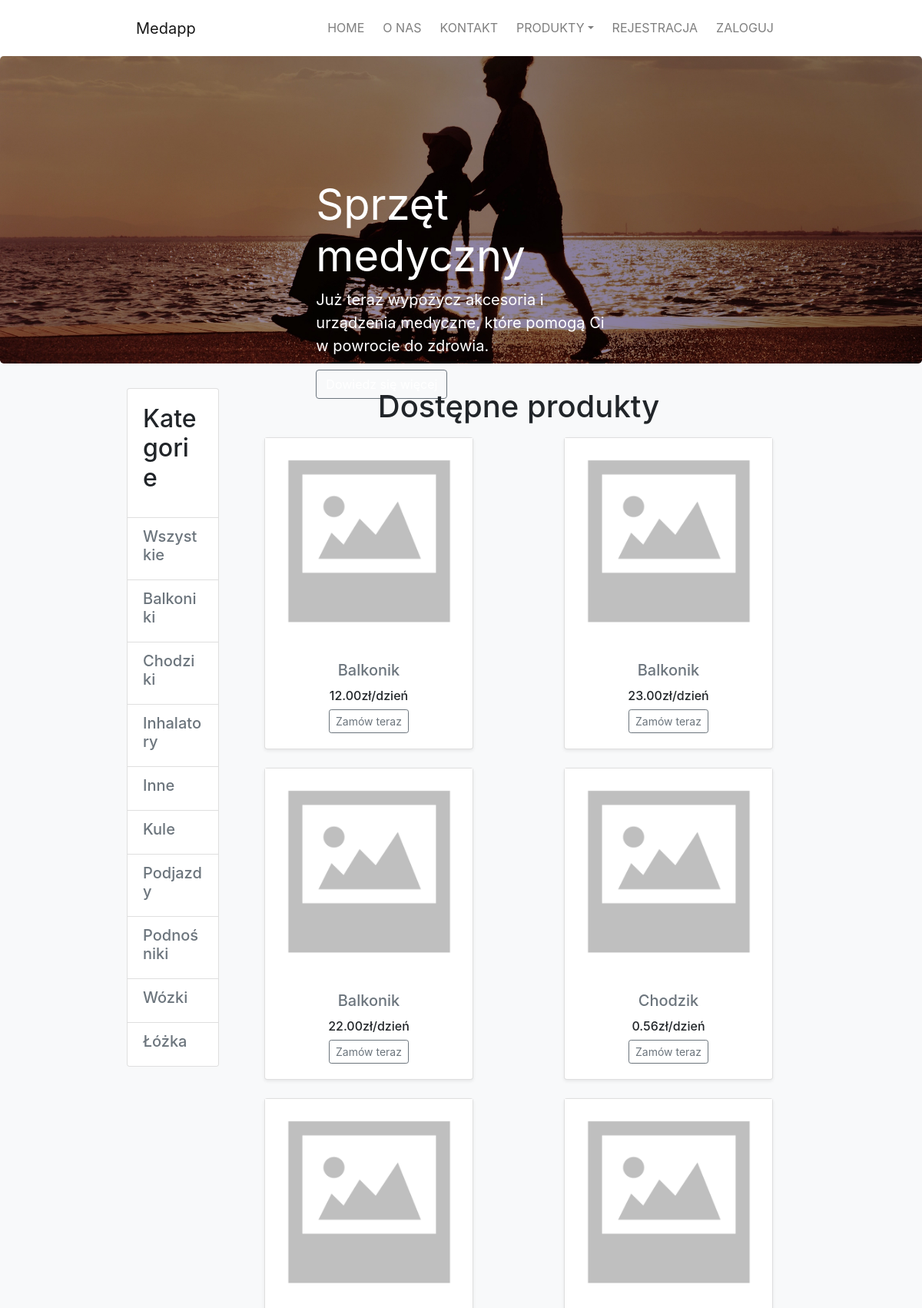
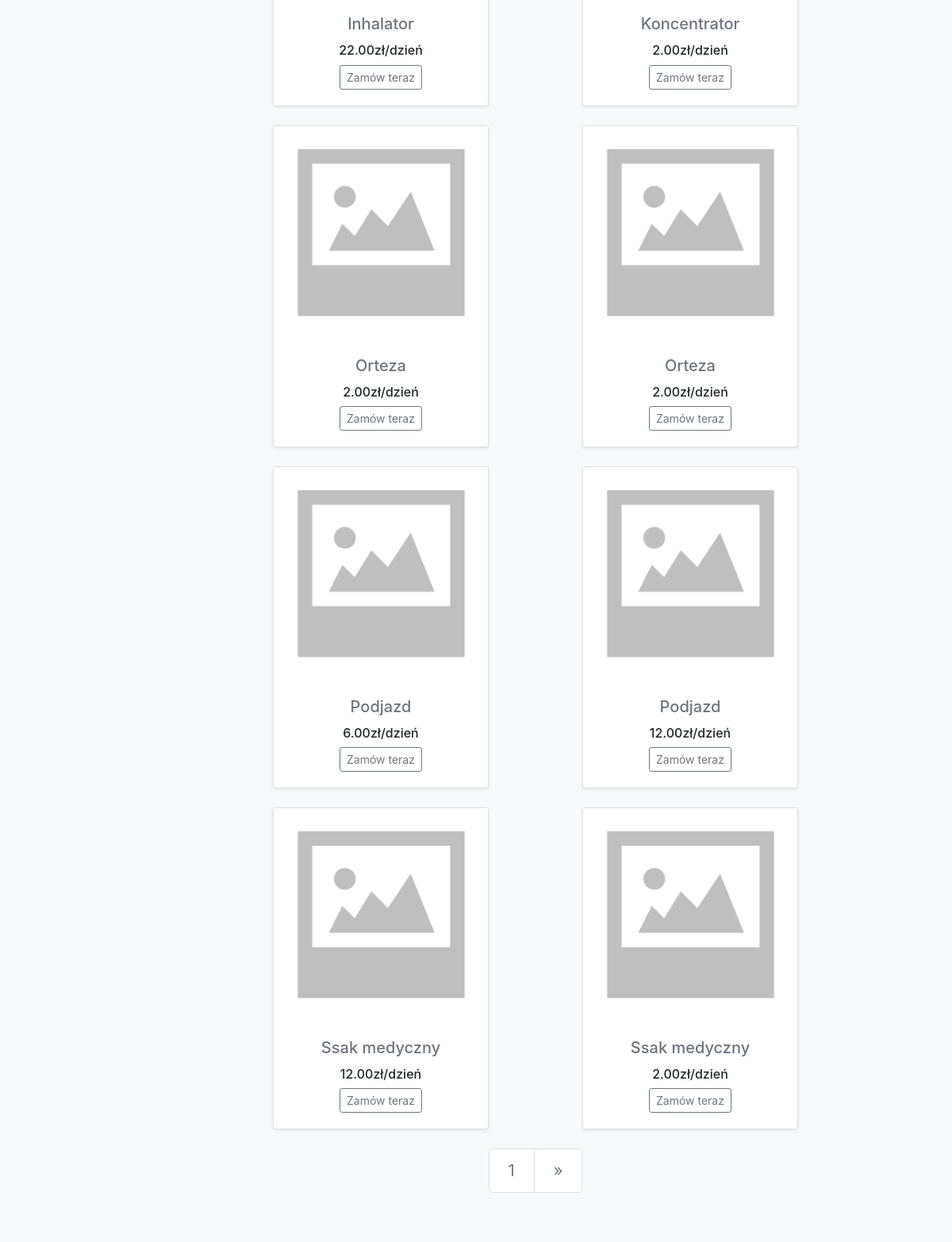
Screenshot of /products/ (upper part) with the database file from the repository (2 pictures, top to bottom).
### medapp/models.py (models this page shows, shortened)
class Category(models.Model):
    name = models.CharField(max_length=200, db_index=True)
    slug = models.SlugField(max_length=200, db_index=True, unique=True)
    class Meta:
        ordering = ('name',)
        verbose_name = 'category'
        verbose_name_plural = 'categories'
    def get_absolute_url(self):
        return reverse('medapp:product_list_by_category', args=[self.slug])

class Product(models.Model):
    category = models.ForeignKey(Category, related_name='products', on_delete=models.CASCADE, verbose_name="Kategoria produktu")
    author = models.ForeignKey(User,on_delete=models.CASCADE)
    name = models.CharField(max_length=200,db_index=True, verbose_name="Nazwa produktu")
    image = models.ImageField(upload_to='products/%Y/%m/%d', blank = True, verbose_name="Zdjęcie produktu")
    description = models.TextField(blank=True, verbose_name="Opis produktu")
    price = models.DecimalField(max_digits=10, decimal_places=2,verbose_name="Cena za dzień")
    available = models.BooleanField(default=True, verbose_name="Dostępność")
    created = models.DateField(auto_now_add=True)
    city = models.CharField(max_length=200, default="",verbose_name="Miasto")
    quantity = models.DecimalField(max_digits=10, decimal_places=0, default=1,verbose_name="Ilość")
    def get_absolute_url(self):
        return reverse('medapp:product-detail', kwargs={'pk':self.pk})
    class Meta:
        ordering = ('name',)

### medapp/views.py (the view, shortened to what this page needs)
# urls.py: path('products/', views.product_list, name='product_list'),
def product_list(request, category_slug=None):
    category = None
    categories = Category.objects.all()
    products = Product.objects.filter(available=True)
    p = Paginator(products, 12)
    page_number = request.GET.get('page', 1)
    try:
        page_obj = p.get_page(page_number)
    except PageNotAnInteger:
        page_obj = p.page(1)
    except EmptyPage:
        page_obj = p.page(p.num_pages)
    return render(request, 'medapp/products/list.html',{'category': category, 'categories':categories,'products':products, 'page_obj':page_obj})

### medapp/views.py (called while the page is built)
def categories(request):
    categories = Category.objects.all()
    return {'categories': categories}

### medapp/templates/medapp/products/list.html (shortened to what this page needs)
{% extends "medapp/base.html" %}
{% load static %}
{% block content %}
  <div class="jumbotron" style=" background-image: url('/static/img/wheelchair.jpg');">
    <div class="col-md-5 p-lg-5 mx-auto my-5">
      <h1 class="display-4 font-weight-normal text-white">Sprzęt medyczny</h1>
      <p class="lead font-weight-normal text-white">Już teraz wypożycz akcesoria i urządzenia medyczne, które pomogą Ci w powrocie do zdrowia.</p>
      <a class="btn btn-outline-secondary text-white" href="#">Dowiedz się więcej</a>
    </div>
  </div>
  <div class="container-fluid">
    <div class="row">
      <div class="col-md-2 order-1">
        <div class="card">
          <div class="card-body" >
            <h2 class="card-title">Kategorie</h2>
          </div>
          <ul class="list-group list-group-flush " >
            <li class="list-group-item"  {% if not category %}class="selected "{% endif %}>
              <h5><a class="text-muted" href="{% url "medapp:product_list" %}">Wszystkie</a></h5>
            </li>
            {% for c in categories %}
            <li class="list-group-item"  {% if category.slug == c.slug %}class="selected"{% endif %}>
              <h5><a class="text-muted"  href="{{ c.get_absolute_url }}">{{ c.name }}</a></h5>
            </li>
            {% endfor %}
          </ul>
        </div>
      </div>
      <div class="col-md-10 order-2">
        <div id="main" class="product-list text-center pb-2">
          <h1>{% if category %}{{ category.name }}{% else %}Dostępne produkty{% endif %}</h1>
        </div>
        <div class="card-deck ">
          <div class="row ">
            {% for product in page_obj %}
            <div class="col pb-4 text-center">
                <div class="card shadow-sm rounded" style=" width: 17rem; margin: auto;">
                  <a href="{{ product.get_absolute_url }}">
                    <img class="img-fluid"  src="{% if product.image %}{{ product.image.url }}{% else %}{% static 'img/no_image.png' %}{% endif %}">
                  </a>
                  <div class="card-body text-center">
                    <h5 class="card-title"><a class="text-muted" href="{{ product.get_absolute_url }}">{{ product.name }}</a></h5>
                    <h6>{{ product.price }}zł/dzień</h6>
                    <div class="d-flex justify-content-between align-items-center">
                      <div class="btn-group mx-auto">
                        <button type="button" class="btn btn-sm btn-outline-secondary "><a class="text-muted" href="{{ product.get_absolute_url }}">Zamów teraz</a></button>
                      </div>
                    </div>
                  </div>
                </div>
            </div>
            {% endfor %}
          </div>
        </div>
        <nav>
          <ul class="pagination pagination-lg justify-content-center">
            <li class="page-item"><a class="page-link text-muted" href="{{page_obj.number}}">1</a></li>
            {%if page_obj.has_next %}
            <li class="page-item">
              <a class="page-link text-muted" href="?page={{page_obj.next_page_number}}" aria-label="Next">
                <span aria-hidden="true">&raquo;</span>
              </a>
            </li>
            {% endif %}
          </ul>
        </nav>
      </div>
    </div>
  </div>
{% endblock %}

### medapp/static/css/style.css (style rules this page uses)
.container-fluid { max-width: 75%; }
.jumbotron { width: 100%; height: 50vh; background-size: cover; background-position: center; background-repeat: no-repeat; }

### rows the page displays
Category: name "Balkoniki"
Category: name "Chodziki"
Category: name "Inhalatory"
Category: name "Inne"
Category: name "Kule"
Category: name "Podjazdy"
Category: name "Podnośniki"
Category: name "Wózki"
Category: name "Łóżka"
Product: name "Balkonik", price "12.00"
Product: name "Balkonik", price "23.00"
Product: name "Balkonik", price "22.00"
Product: name "Chodzik", price "0.56"
Product: name "Inhalator", price "22.00"
Product: name "Koncentrator", price "2.00"
Product: name "Orteza", price "2.00"
Product: name "Orteza", price "2.00"
Product: name "Podjazd", price "6.00"
Product: name "Podjazd", price "12.00"
Product: name "Ssak medyczny", price "12.00"
Product: name "Ssak medyczny", price "2.00"
